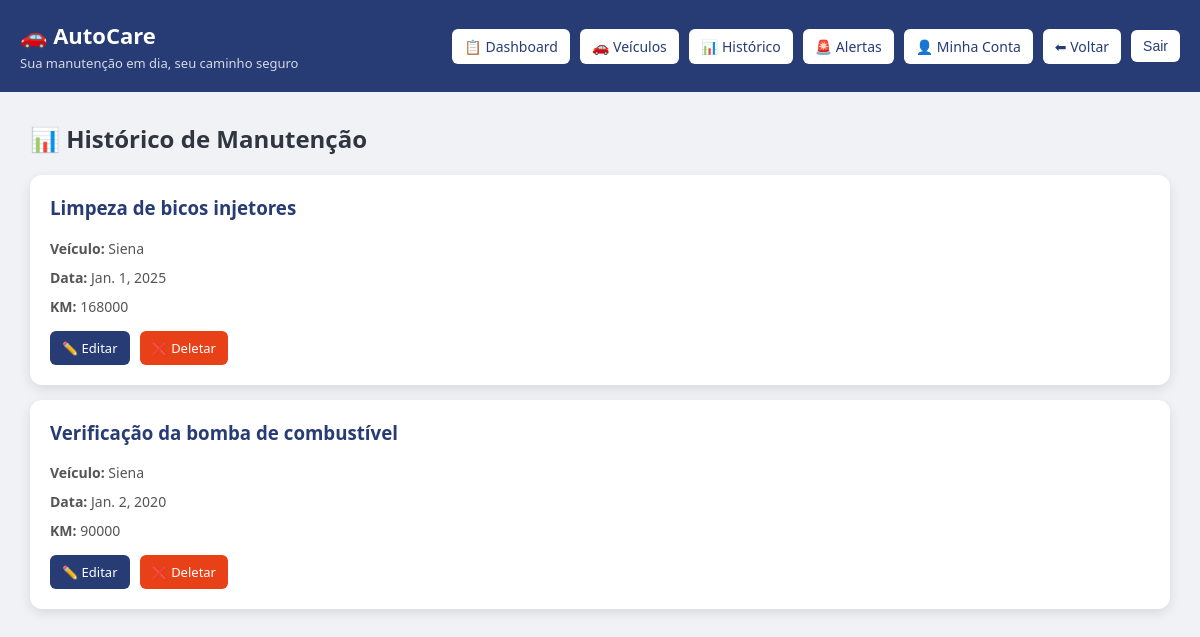
The page /historico/ (signed in) on the database its author committed.
### core/models.py (models this page shows, shortened)
class Manutencao(models.Model):
    veiculo = models.ForeignKey(Veiculo, on_delete=models.CASCADE)
    tipo = models.ForeignKey(TipoManutencao, on_delete=models.CASCADE)
    data = models.DateField()
    km = models.IntegerField()
    observacoes = models.TextField(blank=True)
    alerta_7_dias_antes = models.BooleanField(default=False)
    alerta_no_dia = models.BooleanField(default=False)
    alerta_7_dias_depois = models.BooleanField(default=False)
    alerta_atrasado = models.BooleanField(default=False)

class TipoManutencao(models.Model):
    nome = models.CharField(max_length=100)
    categoria = models.ForeignKey(Categoria, on_delete=models.CASCADE)
    frequencia_dias = models.IntegerField(null=True, blank=True)
    frequencia_km = models.IntegerField(null=True, blank=True)

class Veiculo(models.Model):
    usuario = models.ForeignKey(User, on_delete=models.CASCADE)
    marca = models.CharField(max_length=100, default="")
    modelo = models.CharField(max_length=100)
    ano = models.IntegerField()
    km_atual = models.IntegerField()

### core/views.py (the view)
# urls.py: path('historico/', views.historico, name='historico'),
@login_required
def historico(request):
    manutencoes = Manutencao.objects.filter(
        veiculo__usuario=request.user
    ).order_by('-data')
    return render(request, 'historico.html', {
        'manutencoes': manutencoes
    })

### templates/historico.html (shortened to what this page needs)
<!DOCTYPE html>
<html>
<head>
</head>
<body>
<div class="header">
    <div class="left">
        <div class="logo">🚗 AutoCare</div>
        <div class="slogan">Sua manutenção em dia, seu caminho seguro</div>
    </div>
    <div class="menu">
        <a href="/" class="btn-menu">📋 Dashboard</a>
        <a href="/veiculos/" class="btn-menu">🚗 Veículos</a>
        <a href="/historico/" class="btn-menu">📊 Histórico</a>
        <a href="/alertas/" class="btn-menu">🚨 Alertas</a>
        <a href="/minha-conta/" class="btn-menu">👤 Minha Conta</a>
        <a href="javascript:history.back()" class="btn-menu">⬅ Voltar</a>
        <form action="/accounts/logout/" method="post" style="display:inline;">
            <button type="submit" class="btn-menu">Sair</button>
        </form>
    </div>
</div>
<div class="container">
    <h2>📊 Histórico de Manutenção</h2>
    {% if manutencoes %}
        {% for m in manutencoes %}
        <div class="card">
            <h3>{{ m.tipo.nome }}</h3>
            <div class="info">
                <b>Veículo:</b> {{ m.veiculo.marca }} {{ m.veiculo.modelo }}
            </div>
            <div class="info">
                <b>Data:</b> {{ m.data }}
            </div>
            <div class="info">
                <b>KM:</b> {{ m.km }}
            </div>
            <div class="btn-group">
                <a href="{% url 'editar_manutencao' m.id %}" class="btn editar">
                    ✏️ Editar
                </a>
                <a href="{% url 'deletar_manutencao' m.id %}" class="btn deletar">
                    ❌ Deletar
                </a>
            </div>
        </div>
        {% endfor %}
    {% else %}
        <div class="empty">
            🔧 Cadastre suas primeiras manutenções para começar a receber alertas.
        </div>
    {% endif %}
</div>
</body>
</html>

### templates/historico.html (style rules this page uses)
body { font-family: 'Segoe UI', Arial; background: #f1f2f6; margin: 0; }
.header { background: #273c75; color: white; padding: 20px; display: flex; justify-content: space-between; align-items: center; }
.left { display: flex; flex-direction: column; }
.logo { font-size: 22px; font-weight: bold; }
.slogan { font-size: 13px; opacity: 0.8; margin-top: 4px; }
.menu { display: flex; gap: 10px; align-items: center; }
.btn-menu { background: white; color: #273c75; padding: 8px 12px; border-radius: 6px; text-decoration: none; font-size: 14px; border: none; cursor: pointer; }
.container { padding: 30px; }
h2 { margin-top: 0; color: #2f3640; }
.card { background: white; padding: 20px; border-radius: 12px; margin-bottom: 15px; box-shadow: 0 4px 12px rgba(0,0,0,0.1); }
.card h3 { margin-top: 0; color: #273c75; }
.info { margin-top: 10px; font-size: 14px; color: #555; }
.btn-group { margin-top: 15px; display: flex; gap: 10px; }
.btn { padding: 8px 12px; border-radius: 6px; text-decoration: none; font-size: 13px; }
.editar { background: #273c75; color: white; }
.deletar { background: #e84118; color: white; }

### rows shown on the page
Manutencao: tipo.nome "Limpeza de bicos injetores", veiculo.modelo "Siena", data "Jan. 1, 2025", km "168000"
Manutencao: tipo.nome "Verificação da bomba de combustível", veiculo.modelo "Siena", data "Jan. 2, 2020", km "90000"
